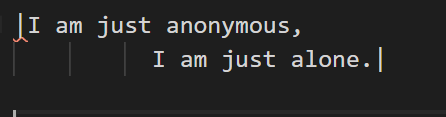
#> input picture test_image.PNG, 446 x 117 px, found by its file name
$ python OCR_python.py
#> lines starting #> are read from the running program, lines starting #| are printed output that depends on the picture; after the words box and inside, x2 and y2 are one past the last pixel; in counts of white or black regions, pixels touching at a corner belong together
#Importing libraries
import pytesseract
import cv2
import time
from PIL import Image
from difflib import SequenceMatcher
pytesseract.pytesseract.tesseract_cmd = r"C:/Program Files/Tesseract-OCR/tesseract.exe"


#To match the percentage equality of input and output
def similar(a,b):
    return (SequenceMatcher(None, a, b).ratio())*100


def __main__():

    #Input the address of image file
    input_image_choice = input("Do you wanna input image  :\n0 - I have an image \n1 - Pass the default image\n ").strip()
#> the answer given: test_image.PNG

    if input_image_choice == "0":
        input_image = input("Address of the Image: ")
        choice = 0
    elif input_image_choice == "1":
        input_image = "C:/Users/dell/Desktop/OCR/test_image.PNG"
        choice = 1
    else:
        print("Invalid Choice! Default Image will be passed.\n")
        input_image = "C:/Users/dell/Desktop/OCR/test_image.PNG"
        choice = 1

    #Reading Image
    input_image = input_image.strip()
    image_read = cv2.imread(input_image)
#> image_read is the input picture: shape (117, 446, 3); mean B, G, R 38, 38, 38.1

    #Image Processing:-
    #1. Colored Image will be converted to Gray Image
    colored_to_gray = cv2.cvtColor(image_read , cv2.COLOR_BGR2GRAY)
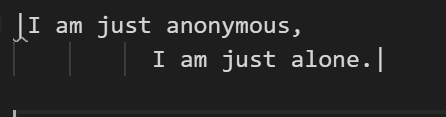
#> colored_to_gray: shape (117, 446); min 30, max 212, mean 38.1
    ret, gray_to_threshold = cv2.threshold(colored_to_gray, 170, 255, cv2.THRESH_BINARY_INV)
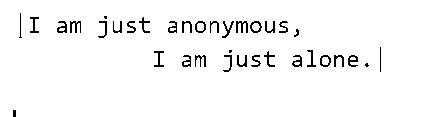
#> gray_to_threshold: shape (117, 446); 96.6% white; black in thin lines or dots, all inside (x1, y1, x2, y2) = (13, 13, 381, 117)

    #Storing the processed image
    filename = "{}.png".format("processed")
    cv2.imwrite(filename, gray_to_threshold)

    #Converting OCR to text using tesseract
    text_OCR = pytesseract.image_to_string(Image.open(filename))

    #Writing o/p to Output.txt file
    output_file = open("Output.txt", "w")
    output_file.write("Text read from image:  %s" % text_OCR)
    output_file.close()

    #Reading the real text from Input.txt
    with open("Input.txt", 'r') as file:
        text_original = file.read().replace('\n', '')

    #OCR text printed
    print(text_OCR)

    #Accuracy printed
    if choice != 0:
        accuracy = similar(text_OCR, text_original)
        print(accuracy)
    else:
        acuuracy_desired = input("Do you wanna find out accuracy of this algorithm:\n0 - Yes(You'll have to enter the input text)\n1 - No")
        if acuuracy_desired == 0:
            text_original = input("Enter the original text:  ")
            accuracy = similar(text_OCR, text_original)
        else:
            print("Ok:(")


#Execution
__main__()
#> (the call stopped at in __main__, `text_OCR = pytesseract.image_to_string(Image.open(filename))`: pytesseract is not available in this run)

#Delay for 2 seconds
time.sleep(2)
